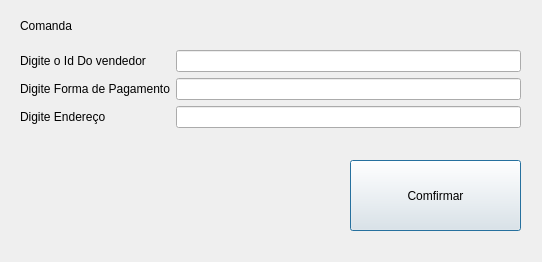
<?xml version="1.0" encoding="UTF-8"?>
<ui version="4.0">
 <class>JanelaComanda</class>
 <widget class="QDialog" name="JanelaComanda">
  <property name="geometry">
   <rect>
    <x>0</x>
    <y>0</y>
    <width>542</width>
    <height>262</height>
   </rect>
  </property>
  <property name="windowTitle">
   <string>Dialog</string>
  </property>
  <widget class="QLabel" name="label">
   <property name="geometry">
    <rect>
     <x>20</x>
     <y>10</y>
     <width>151</width>
     <height>31</height>
    </rect>
   </property>
   <property name="styleSheet">
    <string notr="true">font: 20pt &quot;Segoe UI&quot;;
color: rgb(0, 0, 0);</string>
   </property>
   <property name="text">
    <string>Comanda</string>
   </property>
  </widget>
  <widget class="QWidget" name="formLayoutWidget">
   <property name="geometry">
    <rect>
     <x>20</x>
     <y>50</y>
     <width>501</width>
     <height>101</height>
    </rect>
   </property>
   <layout class="QFormLayout" name="formLayout">
    <item row="0" column="0">
     <widget class="QLabel" name="label_2">
      <property name="text">
       <string>Digite o Id Do vendedor</string>
      </property>
     </widget>
    </item>
    <item row="0" column="1">
     <widget class="QLineEdit" name="IdLine"/>
    </item>
    <item row="1" column="0">
     <widget class="QLabel" name="label_3">
      <property name="text">
       <string>Digite Forma de Pagamento</string>
      </property>
     </widget>
    </item>
    <item row="1" column="1">
     <widget class="QLineEdit" name="FormaPagLine"/>
    </item>
    <item row="2" column="0">
     <widget class="QLabel" name="label_4">
      <property name="text">
       <string>Digite Endereço</string>
      </property>
     </widget>
    </item>
    <item row="2" column="1">
     <widget class="QLineEdit" name="EndeLine"/>
    </item>
   </layout>
  </widget>
  <widget class="QPushButton" name="pushButton">
   <property name="geometry">
    <rect>
     <x>350</x>
     <y>160</y>
     <width>171</width>
     <height>71</height>
    </rect>
   </property>
   <property name="text">
    <string>Comfirmar</string>
   </property>
  </widget>
 </widget>
 <resources/>
 <connections/>
</ui>
